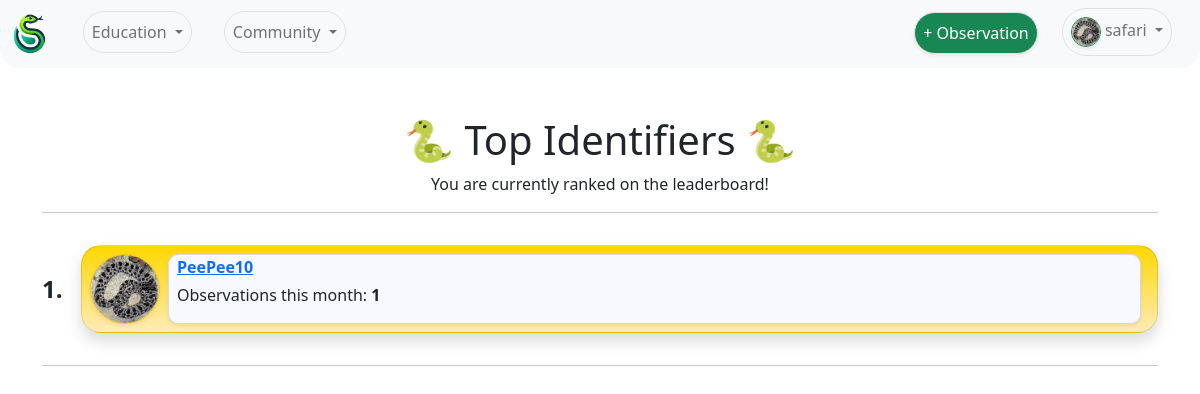
Screenshot of /Leaderboard/ (signed in) with the database file from the repository.
### UserAuth/models.py (models this page shows, shortened)
class UserProfile(models.Model):
    user = models.OneToOneField(User, on_delete=models.CASCADE) # Link the user profile to a user model instance
    profile_pic = models.ImageField(upload_to='profile_pics/', default='profile_pics/default.jpg' ,null=True, blank=True) # User profile picture
    bio = models.TextField(null=True, blank=True) # User bio
    observations = models.IntegerField(default=0) # User observation count

### Leaderboard/views.py (the view)
# urls.py: path('', views.leaderboard_view, name='leaderboard_view'),
@login_required
def leaderboard_view(request):
    today = now() # Get the current date and time
    start_of_month = today.replace(day=1, hour=0, minute=0, second=0, microsecond=0) # Get the first day of the current month
    month_observations = UserObservation.objects.filter(
        date__gte=start_of_month,
        date__lt=today
    ).values('user').annotate(observation_count=Count('id')).order_by('-observation_count')
    top_ten_profiles = UserProfile.objects.filter(
        id__in=[obs['user'] for obs in month_observations[:10]]
    ).annotate(
        observations_count=Count('userobservation')
    ).order_by('-observations_count')
    current_user_profile, created = UserProfile.objects.get_or_create(user=request.user)
    current_user_observations_this_month = UserObservation.objects.filter(
        user=current_user_profile,
        date__gte=start_of_month,
        date__lt=today
    ).count()
    is_user_ranked = current_user_profile in top_ten_profiles
    if len(month_observations) < 10:
        is_user_ranked = True
    observations_to_join = 0
    if not is_user_ranked and month_observations: # If the user is not ranked and there are observations
        tenth_place_count = month_observations[9]['observation_count'] if len(month_observations) >= 10 else 0 # Get the 10th place observation count
        observations_to_join = tenth_place_count - current_user_observations_this_month + 1 # Calculate the number of observations needed to join the top 10
    context = { # Define the context dictionary
        'top_ten_profiles': top_ten_profiles, # Add the top 10 profiles to the context
        'current_user_profile': current_user_profile, # Add the current user's profile to the context
        'current_user_observations_this_month': current_user_observations_this_month, # Add the current user's observations this month to the context
        'is_user_ranked': is_user_ranked, # Add the user's ranking status to the context
        'observations_to_join': observations_to_join, # Add the number of observations needed to join the top 10 to the context
    }
    return render(request, 'leaderboard.html', context)

### Leaderboard/templates/leaderboard.html (shortened to what this page needs)
{% extends 'base.html' %}
{% load static %}
{% block content %}
    <h1 style="text-align: center;">🐍 Top Identifiers 🐍</h1>
    {% if is_user_ranked %}
        <p style="text-align: center;">You are currently ranked on the leaderboard!</p>
    {% else %}
        {% if observations_to_join > 0 %}
            <p style="text-align: center;">You need {{ observations_to_join }} more observations to enter the leaderboard.</p>
        {% else %}
            <p style="text-align: center;">Start observing to appear on the leaderboard!</p>
        {% endif %}
    {% endif %}
    {% for profile in top_ten_profiles %}
        <hr>
        <div class="d-flex align-items-center mb-3">
            {% if forloop.counter < 4 %}
            <div class="rank-number"><strong>{{ forloop.counter }}.</strong></div>
            {% else %}
            <div class="rank-number">{{ forloop.counter }}.</div>
            {% endif %}
            {% if forloop.counter == 1 %}
            <div class="card mt-3 mb-3 shadow gold-gradient lbcard" style="border-radius: 20px; overflow: hidden;">
            {% elif forloop.counter == 2 %}
            <div class="card mt-3 mb-3 shadow silver-gradient lbcard" style="border-radius: 20px; overflow: hidden;">
            {% elif forloop.counter == 3 %}
            <div class="card mt-3 mb-3 shadow bronze-gradient lbcard" style="border-radius: 20px; overflow: hidden;">
            {% elif profile == request.user.userprofile %}
            <div class="card mt-3 mb-3 shadow user-gradient lbcard" style="border-radius: 20px; overflow: hidden;">
            {% else %}
            <div class="card mt-3 mb-3 shadow-sm green-gradient lbcard" style="border-radius: 20px; overflow: hidden;">
            {% endif %}
                <div class="mx-2 mt-2 mb-2 d-flex align-items-center">
                    <a href="{% url 'user_profile' profile.user.username %}" class="text-decoration-none">
                    {% if forloop.counter == 1 %}
                    <img src="{{ profile.profile_pic.url }}" class="rounded-circle border border-warning shadow-sm" alt="Profile Picture" style="width: 70px; height: 70px; object-fit: cover;">
                    {% elif forloop.counter == 2 %}
                    <img src="{{ profile.profile_pic.url }}" class="rounded-circle border border-secondary shadow-sm" alt="Profile Picture" style="width: 70px; height: 70px; object-fit: cover;">
                    {% elif forloop.counter == 3 %}
                    <img src="{{ profile.profile_pic.url }}" class="rounded-circle border border-danger shadow-sm" alt="Profile Picture" style="width: 70px; height: 70px; object-fit: cover;">
                    {% elif profile == request.user.userprofile %}
                    <img src="{{ profile.profile_pic.url }}" class="rounded-circle border border-primary shadow-sm" alt="Profile Picture" style="width: 70px; height: 70px; object-fit: cover;">
                    {% else %}
                    <img src="{{ profile.profile_pic.url }}" class="rounded-circle border border-success shadow-sm" alt="Profile Picture" style="width: 70px; height: 70px; object-fit: cover;">
                    {% endif %}
                    <div class="card ml-2 mx-2 shadow-sm" style="border-radius: 10px; overflow: hidden; background-color: ghostwhite;">
                        <div class="mx-2">
                            {% if profile == request.user.userprofile %}
                            <a href="{% url 'user_profile' profile.user.username %}"><strong>{{ profile.user.username }} (You)</strong></a>
                            {% else %}
                            <a href="{% url 'user_profile' profile.user.username %}"><strong>{{ profile.user.username }}</strong></a>
                            {% endif %}
                            <div class="mt-1"><p>Observations this month: <strong>{{ profile.observations_count }}</strong></p></div>
                        </div>
                    </div>
                    </a>
                </div>
            </div>
        </div>
        {% endfor %}
        <hr>
{% endblock content %}

### UserAuth/templates/base.html (shortened to what this page needs)
<!DOCTYPE html>
<html lang="en">
    <head>
        <link href="https://cdn.jsdelivr.net/npm/bootstrap@5.0.2/dist/css/bootstrap.min.css" rel="stylesheet">
    </head>
    {% load static %}
    <body>
        <header>
            <nav class="navbar navbar-expand-lg navbar-light bg-light mb-5" style="border-bottom-left-radius: 20px; border-bottom-right-radius: 20px;">
                <div class="container-fluid">
                    <a class="navbar-brand" href="{% url 'home_view' %}">
                        <img src="{% static 'serpentSpotLogo.png' %}" alt="Logo" style="height: 40px; padding: 0px;">
                    </a>
                <div class="collapse navbar-collapse" id="navbarNavDropdown">
                    <ul class="navbar-nav">
                        <li class="nav-item dropdown">
                            <a class="nav-link dropdown-toggle mx-3 mb-1 rounded-pill text-center border expand" href="#" id="navbarDropdownMenuLink" role="button" data-bs-toggle="dropdown" aria-expanded="false">
                                Education
                            </a>
                        </li>
                        <li class="nav-item dropdown">
                            <a class="nav-link dropdown-toggle mx-3 mb-1 rounded-pill text-center border expand" href="#" id="navbarDropdownMenuLink" role="button" data-bs-toggle="dropdown" aria-expanded="false">
                                Community
                            </a>
                        </li>
                    </ul>
                    {% if user.is_authenticated %}
                    <ul class="navbar-nav ms-auto">
                        <li class="nav-item dropdown">
                            <li class="nav-item">
                                <a href="{% url 'journal_view' %}" class="nav-link mx-2 mt-1 mb-1 rounded-pill shadow-sm text-center border expand bg-success text-white">+ Observation</a>
                            </li>
                            <a class="nav-link dropdown-toggle mx-3 mb-1 rounded-pill text-center border expand" href="{% url 'profile' %}" id="navbarProfileDropdown" role="button" data-bs-toggle="dropdown" aria-expanded="false">
                                {% if user.userprofile.profile_pic %}
                                    <img src="{{MEDIA_URL}}{{ request.user.userprofile.profile_pic.url }}" class="rounded-circle border border-success shadow-sm" alt="Profile Picture" style="width: 30px; height: 30px; object-fit: cover;">
                                {% endif %}
                                {{ request.user.username }}
                            </a>
                        </li>
                    </ul>
                    {% endif %}
                </div>
            </nav>
        </header>
        <main role="main" class="container">
            {% block content %}{% endblock content %}
        </main>
    </body>
</html>

### Leaderboard/templates/leaderboard.html (style rules this page uses)
.gold-gradient { background: linear-gradient(180deg, #ffd700 0%, #ffecb7 100%); }
.rank-number { font-size: 24px; width: 30px; display: inline-block; vertical-align: top; margin-right: 10px; }
.card { width: 100%; }

### rows the page displays
UserProfile: profile_pic (picture), user.username "PeePee10", observations_count "1"

### other values shown
{{ request.user.username }} "safari"
